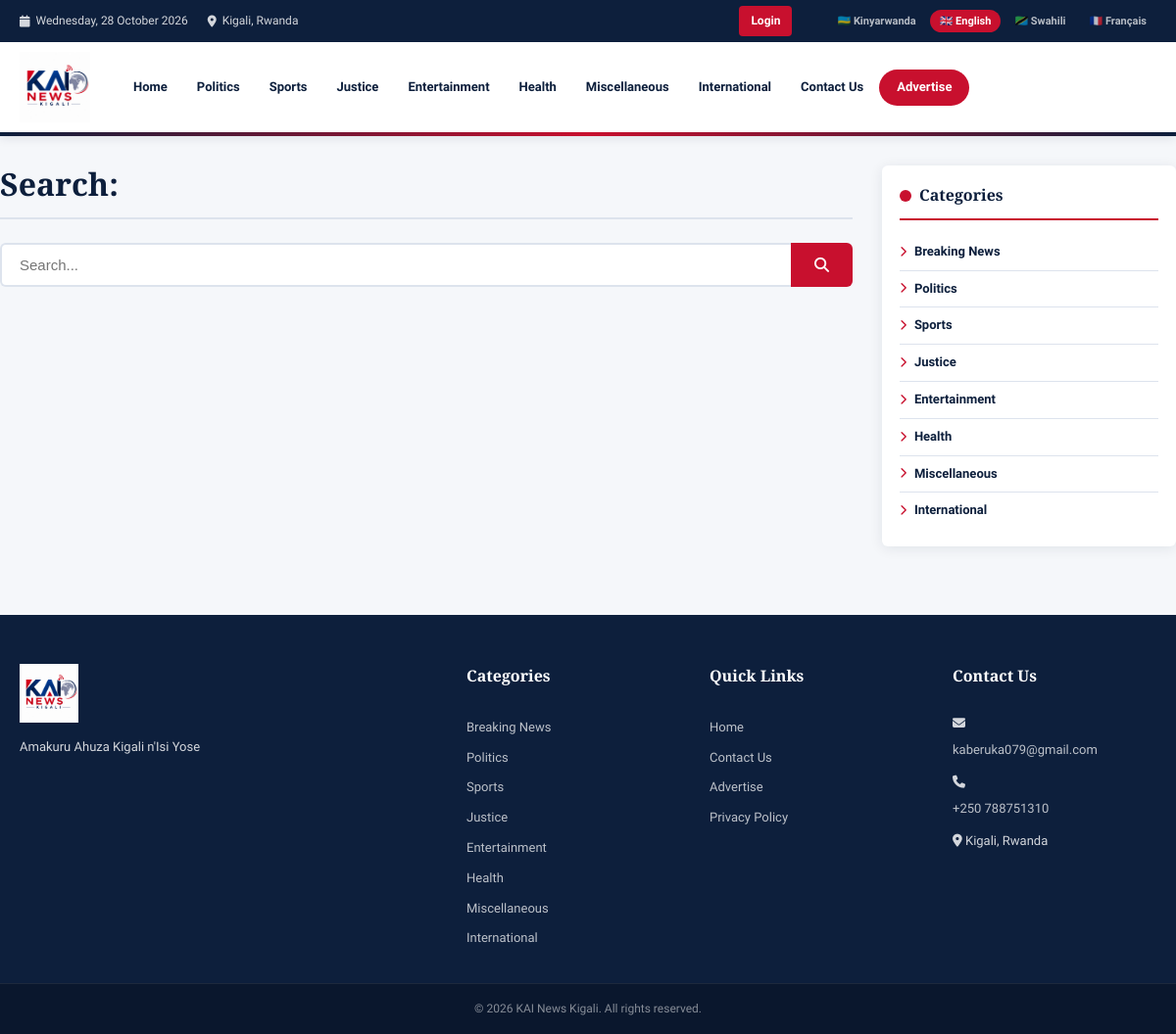
Page /search.php?lang=en on the committed database.
### tables this page shows
CREATE TABLE `categories` (
  `id` INT AUTO_INCREMENT PRIMARY KEY,
  `slug` VARCHAR(100) NOT NULL UNIQUE,
  `name_rw` VARCHAR(200) NOT NULL,
  `name_en` VARCHAR(200) NOT NULL,
  `name_sw` VARCHAR(200) NOT NULL,
  `name_fr` VARCHAR(200) NOT NULL,
  `sort_order` INT DEFAULT 0
);

### includes/config.php (called while the page is built, shortened)
<?php
function db() {
    static $conn = null;
    if ($conn === null) {
        $conn = new mysqli(DB_HOST, DB_USER, DB_PASS, DB_NAME);
        $conn->set_charset('utf8mb4');
    }
    return $conn;
}
function e($s) { return htmlspecialchars($s ?? '', ENT_QUOTES, 'UTF-8'); }
function getSetting($key) {
    $db = db();
    $stmt = $db->prepare("SELECT value FROM settings WHERE key_name=?");
    $stmt->bind_param("s", $key);
    $stmt->execute();
    $result = $stmt->get_result()->fetch_assoc();
    return $result ? $result['value'] : '';
}
function getCategories() {
    return db()->query("SELECT * FROM categories ORDER BY sort_order")->fetch_all(MYSQLI_ASSOC);
}
function getLang() {
    $lang = $_GET['lang'] ?? $_SESSION['lang'] ?? 'rw';
    return in_array($lang, ['rw','en','sw','fr']) ? $lang : 'rw';
}
$LANG = getLang();
$LABELS = [
    'rw' => [
        'home' => 'Ahabanza', 'latest' => 'Amakuru Mashya', 'read_more' => 'Soma Byinshi',
        'search' => 'Shakisha', 'share' => 'Sangira', 'advertise' => 'Kwamamaza',
        'contact' => 'Twandikire', 'views' => 'Ibyasomwe', 'by' => 'Na', 'written_by' => 'Byanditswe na',
        'related' => 'Amakuru Afitanye Isano', 'gallery' => 'Amafoto',
        'breaking' => 'IBYIHUTIRWA',
    ],
    'en' => [
        'home' => 'Home', 'latest' => 'Latest News', 'read_more' => 'Read More',
        'search' => 'Search', 'share' => 'Share', 'advertise' => 'Advertise',
        'contact' => 'Contact Us', 'views' => 'Views', 'by' => 'By', 'written_by' => 'Written by',
        'related' => 'Related News', 'gallery' => 'Photo Gallery',
        'breaking' => 'BREAKING',
    ],
    'sw' => [
        'home' => 'Nyumbani', 'latest' => 'Habari za Hivi Karibuni', 'read_more' => 'Soma Zaidi',
        'search' => 'Tafuta', 'share' => 'Shiriki', 'advertise' => 'Tangaza',
        'contact' => 'Wasiliana Nasi', 'views' => 'Maoni', 'by' => 'Na', 'written_by' => 'Kaliandikwa na',
        'related' => 'Habari Zinazohusiana', 'gallery' => 'Picha',
        'breaking' => 'HABARI ZA HARAKA',
    ],
    'fr' => [
        'home' => 'Accueil', 'latest' => 'Dernières nouvelles', 'read_more' => 'Lire la suite',
        'search' => 'Rechercher', 'share' => 'Partager', 'advertise' => 'Publicité',
        'contact' => 'Contactez-nous', 'views' => 'Vues', 'by' => 'Par', 'written_by' => 'Écrit par',
        'related' => 'Actualités connexes', 'gallery' => 'Galerie',
        'breaking' => 'ALERTE',
    ],
];
function L($key) {
    global $LABELS, $LANG;
    return $LABELS[$LANG][$key] ?? $LABELS['rw'][$key] ?? $key;
}
?>

### search.php (the view, shortened to what this page needs)
<?php
require_once 'includes/config.php';
$q = trim($_GET['q'] ?? '');
?>
<!DOCTYPE html>
<html lang="<?= $LANG ?>">
<head>
<link rel="stylesheet" href="assets/css/style.css">
<link rel="stylesheet" href="https://cdnjs.cloudflare.com/ajax/libs/font-awesome/6.5.0/css/all.min.css">
</head>
<body>
<?php include 'includes/header.php'; ?>
<div class="container article-layout">
  <main class="article-main">
    <div class="cat-page-header">
      <h1><?= L('search') ?>: <?= e($q) ?></h1>
    </div>
    <form action="search.php" method="GET" style="margin-bottom:24px">
      <div style="display:flex;gap:0">
        <input type="text" name="q" value="<?= e($q) ?>" placeholder="<?= L('search') ?>..."
               style="flex:1;padding:12px 18px;border:2px solid #dde3ed;border-right:none;border-radius:6px 0 0 6px;font-size:15px;outline:none">
        <button type="submit" style="background:#c8102e;color:white;padding:12px 24px;border:none;border-radius:0 6px 6px 0;cursor:pointer;font-size:15px">
          <i class="fa fa-search"></i>
        </button>
      </div>
    </form>
  </main>
  <aside class="sidebar">
    <div class="widget">
      <div class="widget-title"><?= $LANG==='en'?'Categories':'Indinganizo' ?></div>
      <?php foreach (getCategories() as $cat): ?>
      <a href="category.php?slug=<?= urlencode($cat['slug']) ?>&lang=<?= $LANG ?>" class="cat-link">
        <i class="fa fa-chevron-right"></i> <?= e($cat['name_'.$LANG]) ?>
      </a>
      <?php endforeach; ?>
    </div>
  </aside>
</div>
<?php include 'includes/footer.php'; ?>
</body>
</html>

### includes/header.php (shortened to what this page needs)
<?php
$categories = getCategories();
$current_url = (isset($_SERVER['HTTPS']) ? 'https' : 'http') . '://' . $_SERVER['HTTP_HOST'] . $_SERVER['REQUEST_URI'];
?>
<header class="site-header">
  <div class="top-bar">
    <div class="container top-bar-inner">
      <div class="top-bar-left">
        <span><i class="fa fa-calendar"></i> <?= date('l, d F Y') ?></span>
        <span><i class="fa fa-map-marker-alt"></i> Kigali, Rwanda</span>
      </div>
      <div class="top-bar-right">
        <div class="header-actions">
          <?php if (isset($_SESSION['admin_id'])): ?>
            <a href="admin/dashboard.php" class="btn btn-primary">Dashboard</a>
            <a href="admin/logout.php" class="btn btn-outline">Logout</a>
          <?php else: ?>
            <a href="admin/login.php" class="btn btn-primary">Login</a>
          <?php endif; ?>
        </div>
        <div class="lang-switcher">
          <?php
          $langs = ['rw'=>'🇷🇼 Kinyarwanda','en'=>'🇬🇧 English','sw'=>'🇹🇿 Swahili','fr'=>'🇫🇷 Français'];
          foreach ($langs as $code => $label):
            $active = ($LANG === $code) ? 'active' : '';
            $url    = strtok($current_url, '?');
            $params = $_GET;
            $params['lang'] = $code;
            $query  = http_build_query($params);
          ?>
          <a href="<?= $url ?>?<?= $query ?>" class="lang-btn <?= $active ?>"><?= $label ?></a>
          <?php endforeach; ?>
        </div>
      </div>
    </div>
  </div>
  <div class="header-main">
    <div class="container header-inner" style="position:relative;">
      <a href="index.php?lang=<?= $LANG ?>" class="site-logo">
        <img src="assets/images/logo.png" alt="KAI News Kigali">
      </a>
      <nav class="main-nav" id="mainNav">
        <a href="index.php?lang=<?= $LANG ?>" class="nav-link"><?= L('home') ?></a>
        <?php foreach ($categories as $category): ?>
          <?php if ($category['slug'] === 'ahabanza') continue; ?>
        <a href="category.php?slug=<?= urlencode($category['slug']) ?>&lang=<?= $LANG ?>" class="nav-link">
          <?= e($category['name_'.$LANG]) ?>
        </a>
        <?php endforeach; ?>
        <a href="contact.php?lang=<?= $LANG ?>" class="nav-link"><?= L('contact') ?></a>
        <a href="advertise.php?lang=<?= $LANG ?>" class="nav-link nav-advertise"><?= L('advertise') ?></a>
      </nav>
    </div>
  </div>
  <div class="brand-accent-bar"></div>
</header>

### includes/footer.php (shortened to what this page needs)
<footer class="site-footer">
  <div class="footer-top">
    <div class="container footer-grid">
      <div class="footer-col">
        <img src="assets/images/logo.png" alt="KAI News Kigali" class="footer-logo">
        <p><?= e(getSetting('site_tagline') ?: 'Amakuru Ahuza Kigali n\'Isi Yose') ?></p>
      </div>
      <div class="footer-col">
        <h4><?= $LANG==='en'?'Categories':($LANG==='fr'?'Catégories':($LANG==='sw'?'Makundi':'Ushobora kunyura hano')) ?></h4>
        <?php foreach (getCategories() as $category): ?>
        <a href="category.php?slug=<?= urlencode($category['slug']) ?>&lang=<?= $LANG ?>"><?= e($category['name_'.$LANG]) ?></a>
        <?php endforeach; ?>
      </div>
      <div class="footer-col">
        <h4><?= $LANG==='en'?'Quick Links':($LANG==='fr'?'Liens rapides':($LANG==='sw'?'Viungo vya Haraka':'Quick Links')) ?></h4>
        <a href="index.php?lang=<?= $LANG ?>"><?= L('home') ?></a>
        <a href="contact.php?lang=<?= $LANG ?>"><?= L('contact') ?></a>
        <a href="advertise.php?lang=<?= $LANG ?>"><?= L('advertise') ?></a>
        <a href="privacy.php?lang=<?= $LANG ?>"><?= $LANG==='en'?'Privacy Policy':($LANG==='fr'?'Politique de confidentialité':'Privacy') ?></a>
      </div>
      <div class="footer-col">
        <?php $siteEmail = getSetting('site_email') ?: 'kaberuka079@gmail.com'; ?>
         <?php $sitePhone = getSetting('site_phone') ?: '+250 788751310'; ?>
        <?php $siteAddress = getSetting('site_address') ?: 'Kigali, Rwanda'; ?>
        <h4><?= $LANG==='en'?'Contact Us':($LANG==='fr'?'Contactez-nous':'Twandikire') ?></h4>
        <p><i class="fa fa-envelope"></i> <a href="mailto:<?= e($siteEmail) ?>"><?= e($siteEmail) ?></a></p>
        <p><i class="fa fa-phone"></i> <a href="tel:<?= e($sitePhone) ?>"><?= e($sitePhone) ?></a></p>
        <p><i class="fa fa-map-marker-alt"></i> <?= e($siteAddress) ?></p>
      </div>
    </div>
  </div>
  <div class="footer-bottom">
    <div class="container">
      <p>&copy; <?= date('Y') ?> KAI News Kigali. <?= $LANG==='en'?'All rights reserved.':($LANG==='fr'?'Tous droits réservés.':($LANG==='sw'?'Haki zote zimehifadhiwa.':'All rights reserved.')) ?></p>
    </div>
  </div>
</footer>

### rows in the picture
categories: name_en "Politics"
categories: name_en "Sports"
categories: name_en "Justice"
categories: name_en "Entertainment"
categories: name_en "Health"
categories: name_en "Miscellaneous"
categories: name_en "International"
categories: name_en "Breaking News"

### other values in the picture
$label "🇷🇼 Kinyarwanda"
$label "🇬🇧 English"
$label "🇹🇿 Swahili"
$label "🇫🇷 Français"
L('home') "Home"
L('contact') "Contact Us"
L('advertise') "Advertise"
L('search') "Search"
getSetting('site_tagline') ?: 'Amakuru Ahuza Kigali n\'Isi Yose' "Amakuru Ahuza Kigali n'Isi Yose"
$siteEmail "kaberuka079@gmail.com"
$sitePhone "+250 788751310"
$siteAddress "Kigali, Rwanda"
